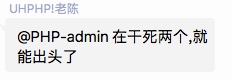
#> input picture 2.png, 232 x 81 px
$ python cv.py
#> lines starting #> are read from the running program, lines starting #| are printed output that depends on the picture; after the words box and inside, x2 and y2 are one past the last pixel; in counts of white or black regions, pixels touching at a corner belong together
#!/usr/local/bin/python3
from PIL import Image
import imutils
import cv2
import pytesseract


def main(name):
    # read file
#> called with name = '2.png'
    img = cv2.imread(name)
#> img is the input picture: shape (81, 232, 3); mean B, G, R 234, 233.3, 233.4
    img = imutils.resize(img, width=800)
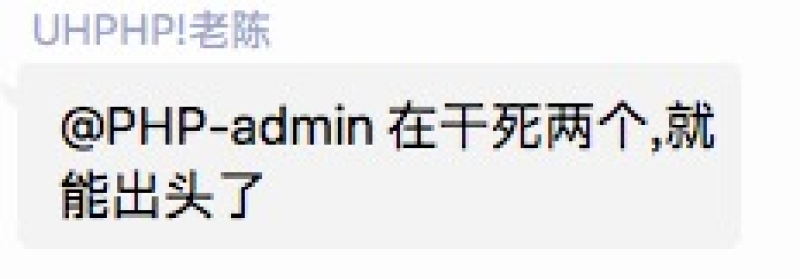
#> img: shape (279, 800, 3); mean B, G, R 233.9, 233.3, 233.4
    img = imutils.rotate(img, 0.1)
    gray = cv2.cvtColor(img, cv2.COLOR_BGR2GRAY)
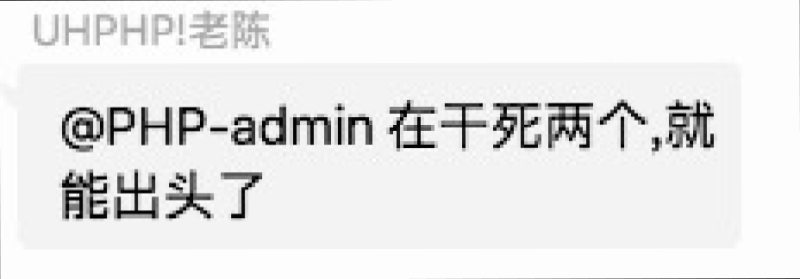
#> gray: shape (279, 800); min 0, max 255, mean 233
    cv2.imshow("Image", gray)
    cv2.waitKey (0)
    # two value format
    ret, thresh1 = cv2.threshold(gray, 90, 255, cv2.THRESH_BINARY)
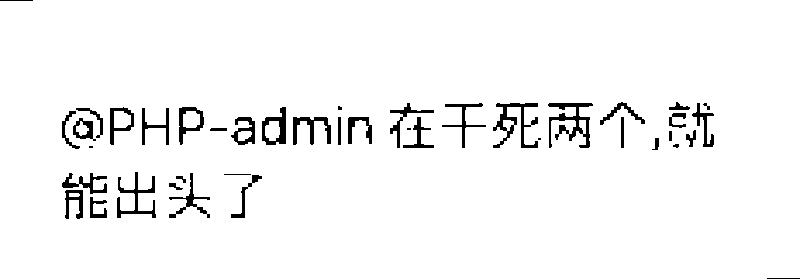
#> thresh1: shape (279, 800); 96.2% white; 42 black regions (5 under 20 px), largest, box (x1, y1, x2, y2) and area: (548, 103, 593, 148) 749, (493, 103, 538, 148) 687, (117, 172, 156, 218) 513
    cv2.imshow("Image", thresh1)
    cv2.waitKey (0)
    cv2.imwrite("test.jpg", thresh1)

#> (the run stopped early here; a loop or call above may not have finished)
